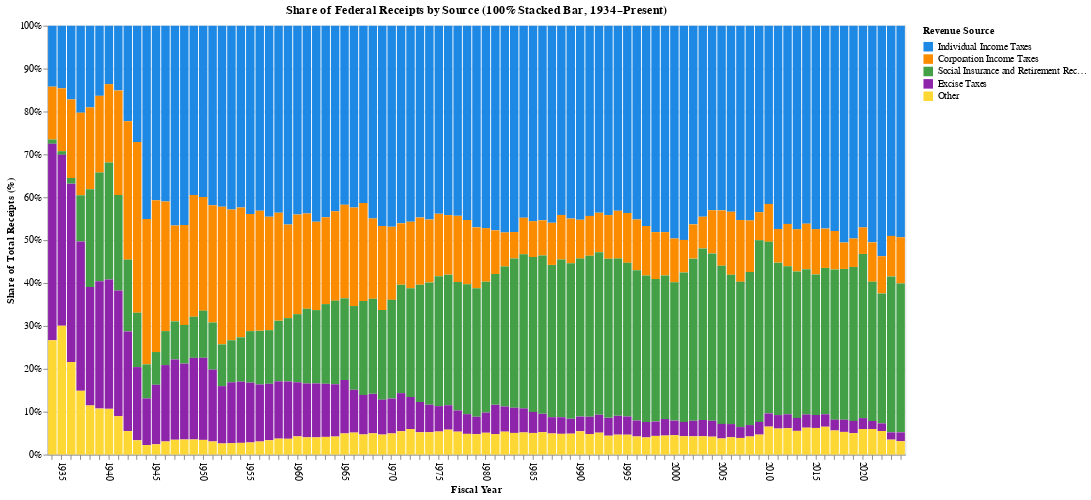

Here is the notebook cell this chart was saved with:
### Code cell
df = pd.read_excel(file_path, sheet_name='Table 2.1')

df_melted = df.melt(
    id_vars=['Year'],
    value_vars=[
        'Individual Income Taxes',
        'Corporation Income Taxes',
        'Social Insurance and Retirement Receipts',
        'Excise Taxes',
        'Other'
    ],
    var_name='Revenue Source',
    value_name='Amount'
)

df_melted['Total'] = df_melted.groupby('Year')['Amount'].transform('sum')
df_melted['Share'] = df_melted['Amount'] / df_melted['Total'] * 100

chart_bar = (
    alt.Chart(df_melted)
    .mark_bar()
    .encode(
        x=alt.X(
            'Year:O',
            title='Fiscal Year',
            axis=alt.Axis(
                labelAngle=90,
                labelExpr="datum.label % 5 == 0 ? datum.label : ''"
            )
        ),
        y=alt.Y(
            'Share:Q',
            stack='normalize',
            title='Share of Total Receipts (%)'
        ),
        color=alt.Color(
            'Revenue Source:N',
            title='Revenue Source',
            scale=alt.Scale(
                domain=[
                    'Individual Income Taxes',
                    'Corporation Income Taxes',
                    'Social Insurance and Retirement Receipts',
                    'Excise Taxes',
                    'Other'
                ],
                range=['#1E88E5', '#FB8C00', '#43A047', '#8E24AA', '#FDD835']
            )
        )
    )
    .properties(
        title='Share of Federal Receipts by Source (100% Stacked Bar, 1934–Present)',
        width=900,
        height=450
    )
)

chart_bar

### Figure 1 — Vega-Lite specification as saved in the notebook (floating-point values rounded to 4 significant figures; data arrays with more than 128 entries replaced by an {"elided": "..."} marker saying what was removed)
{"config": {"view": {"continuousWidth": 300, "continuousHeight": 300}}, "data": {"name": "data-ec684865a3f62ff3c8f577ab85251d3b"}, "mark": {"type": "bar"}, "encoding": {"color": {"field": "Revenue Source", "scale": {"domain": ["Individual Income Taxes", "Corporation Income Taxes", "Social Insurance and Retirement Receipts", "Excise Taxes", "Other"], "range": ["#1E88E5", "#FB8C00", "#43A047", "#8E24AA", "#FDD835"]}, "title": "Revenue Source", "type": "nominal"}, "x": {"axis": {"labelAngle": 90, "labelExpr": "datum.label % 5 == 0 ? datum.label : ''"}, "field": "Year", "title": "Fiscal Year", "type": "ordinal"}, "y": {"field": "Share", "stack": "normalize", "title": "Share of Total Receipts (%)", "type": "quantitative"}}, "height": 450, "title": "Share of Federal Receipts by Source (100% Stacked Bar, 1934–Present)", "width": 900, "$schema": "https://vega.github.io/schema/vega-lite/v5.20.1.json", "datasets": {"data-ec684865a3f62ff3c8f577ab85251d3b": {"elided": "455 records"}}}
